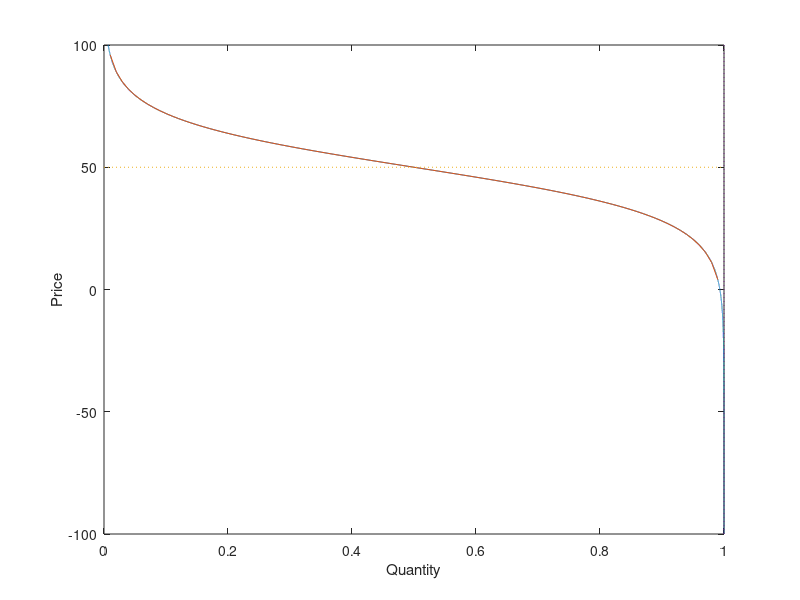

Source code (MATLAB): (Note: this script raises an error after producing the figure.)
%% dr_price.m
%
% Generalized logit function to determine DR price
%
clear all;

eta = -0.1;
phi = 0.5;
phi = 1/(1-(phi-0.5)/0.5);
P = 50;

x = -100:0.01:100;

y = (1+phi*exp(-eta*(x-P))).^(-1/phi);

q = 0:0.01:1;

p = P-(log(q.^(-phi)-1) - log(phi))/eta;

plot(y,x,q,p,[0 1],[P P],':',[phi phi],[-100 100],':');
xlabel('Quantity');
ylabel('Price');
legend('Q = [1+\phi e^{-\eta(x-P_m)}]^{-1/\phi}','P = P_m - (log(Q^{-\phi}-1) - log(\phi))/\eta',3);
xlim([0 1]);
ylim([-100 200]);